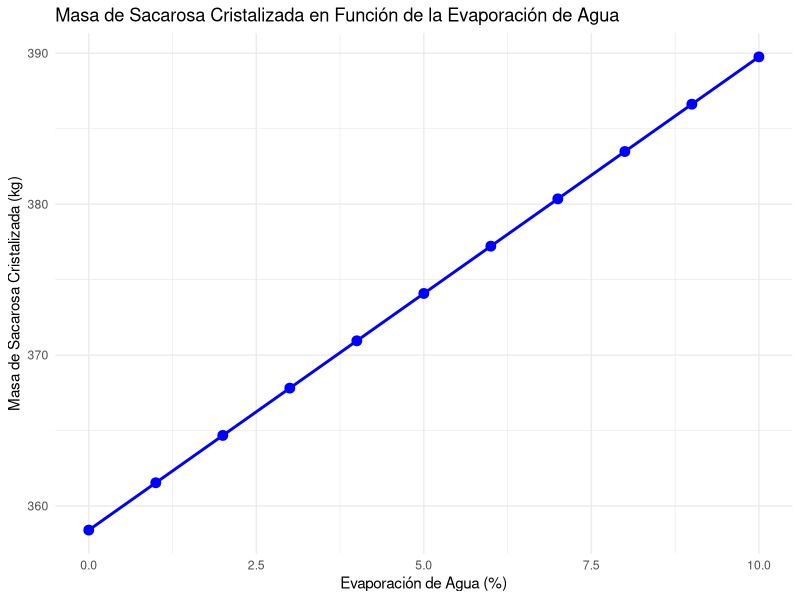

Write the R code that produced this figure.
# -----------------------------------------------------------
# Autor: José Juan Torres Martínez  
# Doctorado en Ciencias en Bioprocesos  
# Laboratorio de Biotecnología Molecular de Células Vegetales y Bioinformática  
# -----------------------------------------------------------

# Tema: Cristalización en la Industria de Alimentos  
# Problema: Cristalización de sacarosa a partir de una solución  

# Instalar y cargar librerías necesarias  
if (!require(ggplot2)) install.packages("ggplot2", dependencies = TRUE)  
library(ggplot2)  

# Datos del problema  
volumen_solucion <- 2000  # Volumen de la solución (L)  
densidad_solucion <- 1.12  # Densidad de la solución (kg/L)  
concentracion_sacarosa <- 0.30  # Fracción en peso de sacarosa en la solución  
solubilidad_sacarosa <- 200  # Solubilidad de sacarosa (g/100 g de agua)  
temperatura_cristalizacion <- 293  # Temperatura de cristalización (K)  
porcentaje_evaporacion <- 0.08  # Porcentaje de agua evaporada (8%)  

# Cálculos preliminares  
masa_solucion <- volumen_solucion * densidad_solucion  # Masa de la solución (kg)  
masa_sacarosa_inicial <- masa_solucion * concentracion_sacarosa  # Masa de sacarosa en la solución (kg)  
masa_agua_inicial <- masa_solucion - masa_sacarosa_inicial  # Masa de agua en la solución (kg)  

# a) Sin evaporación de agua  
# Masa de sacarosa que permanece disuelta después de la cristalización  
# La solubilidad es 200 g de sacarosa por 100 g de agua, es decir, 2 kg de sacarosa por kg de agua  
masa_sacarosa_disuelta <- (solubilidad_sacarosa / 1000) * masa_agua_inicial  # kg  

# Masa de sacarosa cristalizada  
masa_sacarosa_cristalizada <- masa_sacarosa_inicial - masa_sacarosa_disuelta  # kg  

# Rendimiento de cristalización sin evaporación  
rendimiento_a <- (masa_sacarosa_cristalizada / masa_sacarosa_inicial) * 100  # %  

# b) Con evaporación del 8% del agua  
# Masa de agua perdida por evaporación  
masa_agua_perdida <- masa_agua_inicial * porcentaje_evaporacion  # kg  

# Masa de agua después de la evaporación  
masa_agua_final <- masa_agua_inicial - masa_agua_perdida  # kg  

# Masa de sacarosa que permanece disuelta después de la cristalización con evaporación  
masa_sacarosa_disuelta_evaporacion <- (solubilidad_sacarosa / 1000) * masa_agua_final  # kg  

# Masa de sacarosa cristalizada con evaporación  
masa_sacarosa_cristalizada_evaporacion <- masa_sacarosa_inicial - masa_sacarosa_disuelta_evaporacion  # kg  

# Rendimiento de cristalización con evaporación  
rendimiento_b <- (masa_sacarosa_cristalizada_evaporacion / masa_sacarosa_inicial) * 100  # %  

# Mostrar resultados en la consola  
cat("a) Masa de sacarosa cristalizada sin evaporación de agua:", round(masa_sacarosa_cristalizada, 2), "kg\n")  
cat("   Rendimiento de cristalización sin evaporación:", round(rendimiento_a, 2), "%\n\n")  

cat("b) Masa de sacarosa cristalizada con evaporación del 8% del agua:", round(masa_sacarosa_cristalizada_evaporacion, 2), "kg\n")  
cat("   Rendimiento de cristalización con evaporación:", round(rendimiento_b, 2), "%\n\n")  

# Crear un data frame para graficar  
porcentajes_evaporacion <- seq(0, 0.10, by = 0.01)  # Porcentajes de evaporación de 0% a 10%  
masas_cristalizadas <- numeric(length(porcentajes_evaporacion))  

for (i in 1:length(porcentajes_evaporacion)) {  
  masa_agua_perdida <- masa_agua_inicial * porcentajes_evaporacion[i]  
  masa_agua_final <- masa_agua_inicial - masa_agua_perdida  
  masa_sacarosa_disuelta <- (solubilidad_sacarosa / 1000) * masa_agua_final  
  masas_cristalizadas[i] <- masa_sacarosa_inicial - masa_sacarosa_disuelta  
}  

datos <- data.frame(  
  Evaporacion = porcentajes_evaporacion * 100,  # Convertir a porcentaje  
  Masa_Cristalizada = masas_cristalizadas  
)  

# Gráfico de la masa de sacarosa cristalizada en función de la evaporación de agua  
ggplot(datos, aes(x = Evaporacion, y = Masa_Cristalizada)) +  
  geom_line(color = "blue", size = 1) +  
  geom_point(color = "blue", size = 3) +  
  labs(title = "Masa de Sacarosa Cristalizada en Función de la Evaporación de Agua",  
       x = "Evaporación de Agua (%)",  
       y = "Masa de Sacarosa Cristalizada (kg)") +  
  theme_minimal()  

